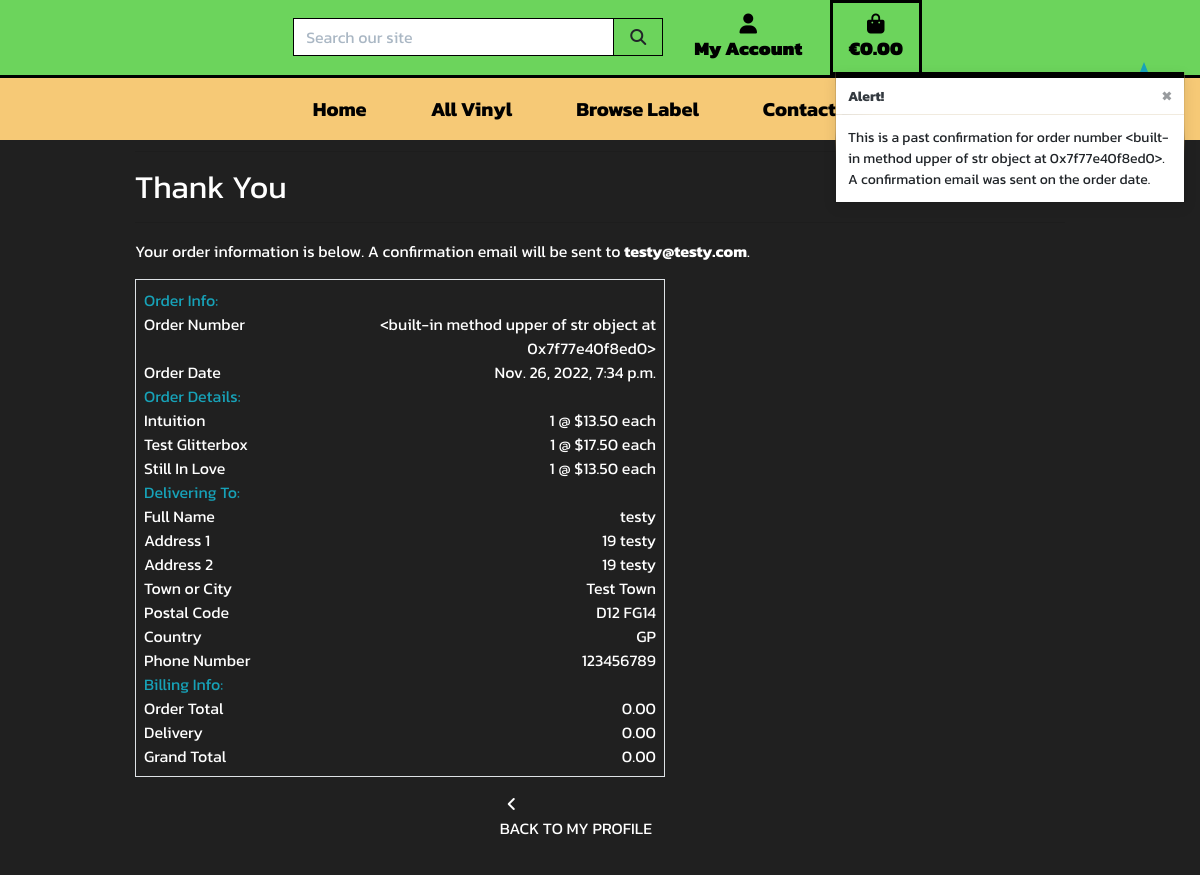
/profile/order_history/<built-in method upper of str object at 0x7f77e40f8ed0>, run on the app's committed database.
### checkout/models.py (models this page shows, shortened)
class Order(models.Model):
    order_number = models.CharField(max_length=32, null=False, editable=False)
    user_profile = models.ForeignKey(UserProfile, on_delete=models.SET_NULL,
                                     null=True, blank=True,
                                     related_name='orders'
                                     )
    full_name = models.CharField(max_length=50, null=False, blank=False)
    email = models.EmailField(max_length=254, null=False, blank=False)
    phone_number = models.CharField(max_length=20, null=False, blank=False)
    country = CountryField(blank_label='Country *', null=False, blank=False)
    town_or_city = models.CharField(max_length=40, null=False, blank=False)
    street_address1 = models.CharField(max_length=80, null=False, blank=False)
    street_address2 = models.CharField(max_length=80, null=True, blank=True)
    postcode = models.CharField(max_length=20, null=True, blank=True)
    county = models.CharField(max_length=80, null=True, blank=True)
    date = models.DateTimeField(auto_now_add=True)
    delivery_cost = models.DecimalField(
        max_digits=6, decimal_places=2, null=False, default=0
    )
    order_total = models.DecimalField(
        max_digits=10, decimal_places=2, null=False, default=0
    )
    grand_total = models.DecimalField(
        max_digits=10, decimal_places=2, null=False, default=0
    )
    original_basket = models.TextField(null=False, blank=False, default='')
    stripe_pid = models.CharField(
        max_length=254, null=False, blank=False, default=''
    )
    class Meta:
        ordering = ['-date']

class ItemCheckout(models.Model):
    order = models.ForeignKey(
        Order, null=False, blank=False, on_delete=models.CASCADE,
        related_name='itemcheckout'
    )
    record = models.ForeignKey(
        Record, null=False, blank=False, on_delete=models.CASCADE
    )
    quantity = models.IntegerField(null=False, blank=False, default=0)
    item_total = models.DecimalField(
        max_digits=6, decimal_places=2, null=False, blank=False, editable=False
    )

### products/models.py (models this page shows, shortened)
class Record(models.Model):
    label = models.ForeignKey(
        Label, null=True, blank=True, on_delete=models.SET_NULL
    )
    title = models.CharField(max_length=254)
    artist = models.CharField(max_length=254)
    price = models.DecimalField(max_digits=5, decimal_places=2)
    description = models.TextField(null=True, blank=True)
    stock_quantity = models.IntegerField(default=1)
    track_list_1 = models.TextField(default="Track")
    track_list_2 = models.TextField(default="Track")
    track_list_3 = models.TextField(default="Track")
    track_list_4 = models.TextField(default="Track")
    track_list_5 = models.TextField(default="Track")
    track_list_6 = models.TextField(default="Track")
    image_url = models.URLField(max_length=1024, null=True, blank=True)
    image = models.ImageField(null=True, blank=True)

### profiles/views.py (the view)
def order_history(request, order_number):
    order = get_object_or_404(Order, order_number=order_number)
    messages.info(request, (
        f'This is a past confirmation for order number {order_number}. '
        'A confirmation email was sent on the order date.'
    ))
    template = 'checkout/checkout_success.html'
    context = {
        'order': order,
        'from_profile': True,
    }
    return render(request, template, context)

### basket/contexts.py (called while the page is built, shortened)
def basket_contents(request):
    basket_items = []
    total = 0
    record_count = 0
    basket = request.session.get('basket', {})
    delivery = total * Decimal(settings.DELIVERY_PERCENTAGE / 100)
    grand_total = total + delivery
    context = {
        'basket_items': basket_items,
        'total': total,
        'record_count': record_count,
        'delivery': delivery,
        'grand_total': grand_total,
    }
    return context

### checkout/templates/checkout/checkout_success.html (shortened to what this page needs)
{% extends "base.html" %}
{% load static %}
{% block extra_css %}
    <link rel="stylesheet" href="{% static 'checkout/css/checkout.css' %}">
{% endblock %}
{% block page_header %}
    <div class="container header-container">
    </div>
{% endblock %}
{% block content %}
    <div class="container">
        <div class="row">
            <div class="col">
                <hr>
                <h2 class="font-weight-normal text-white">Thank You</h2>
                <hr>
                <p class="text-white">Your order information is below.
                    A confirmation email will be sent to <strong>{{ order.email }}</strong>.</p>
            </div>
        </div>
        <div class="row">
            <div class="col-12 col-lg-7">
                <div class="order-confirmation-wrapper p-2 border">
                    <div class="row">
                        <div class="col">
                            <span class="text-info">Order Info:</span>
                        </div>
                    </div>
                    <div class="row">
                        <div class="col-12 col-md-4">
                            <p class="mb-0 text-white font-weight-normal">Order Number</p>
                        </div>
                        <div class="col-12 col-md-8 text-md-right">
                            <p class="mb-0 text-white">{{ order.order_number }}</p>
                        </div>
                    </div>
                    <div class="row">
                        <div class="col-12 col-md-4">
                            <p class="mb-0 text-white font-weight-normal">Order Date</p>
                        </div>
                        <div class="col-12 col-md-8 text-md-right">
                            <p class="mb-0 text-white">{{ order.date }}</p>
                        </div>
                    </div>
                    <div class="row">
                        <div class="col">
                            <span class="text-info">Order Details:</span>
                        </div>
                    </div>
                    {% for item in order.itemcheckout.all %}
                    <div class="row">
                        <div class="col-12 col-md-4">
                            <p class="mb-0 text-white font-weight-normal">
                                {{ item.record.title }}
                            </p>
                        </div>
                        <div class="col-12 col-md-8 text-md-right">
                            <p class="mb-0 text-white" text-white>{{ item.quantity }} @ ${{ item.record.price }} each</p>
                        </div>
                    </div>
                    {% endfor %}
                    <div class="row">
                        <div class="col">
                            <span class="text-info">Delivering To:</span>
                        </div>
                    </div>
                    <div class="row">
                        <div class="col-12 col-md-4">
                            <p class="mb-0 text-white font-weight-normal">Full Name</p>
                        </div>
                        <div class="col-12 col-md-8 text-md-right">
                            <p class="mb-0 text-white">{{ order.full_name }}</p>
                        </div>
                    </div>
                    <div class="row">
                        <div class="col-12 col-md-4">
                            <p class="mb-0 text-white font-weight-normal">Address 1</p>
                        </div>
                        <div class="col-12 col-md-8 text-md-right">
                            <p class="mb-0 text-white">{{ order.street_address1 }}</p>
                        </div>
                    </div>
                    {% if order.street_address2 %}
                    <div class="row">
                        <div class="col-12 col-md-4">
                            <p class="mb-0 text-white font-weight-normal">Address 2</p>
                        </div>
                        <div class="col-12 col-md-8 text-md-right">
                            <p class="mb-0 text-white">{{ order.street_address1 }}</p>
                        </div>
                    </div>
                    {% endif %}
                    <div class="row">
                        <div class="col-12 col-md-4">
                            <p class="mb-0 text-white font-weight-normal">Town or City</p>
                        </div>
                        <div class="col-12 col-md-8 text-md-right">
                            <p class="mb-0 text-white">{{ order.town_or_city }}</p>
                        </div>
                    </div>
                    {% if order.postcode %}
                    <div class="row">
                        <div class="col-12 col-md-4">
                            <p class="mb-0 text-white font-weight-normal">Postal Code</p>
                        </div>
                        <div class="col-12 col-md-8 text-md-right">
                            <p class="mb-0 text-white">{{ order.postcode }}</p>
                        </div>
                    </div>
                    {% endif %}
                    <div class="row">
                        <div class="col-12 col-md-4">
                            <p class="mb-0 text-white font-weight-normal">Country</p>
                        </div>
                        <div class="col-12 col-md-8 text-md-right">
                            <p class="mb-0 text-white">{{ order.country }}</p>
                        </div>
                    </div>
                    <div class="row">
                        <div class="col-12 col-md-4">
                            <p class="mb-0 text-white font-weight-normal">Phone Number</p>
                        </div>
                        <div class="col-12 col-md-8 text-md-right">
                            <p class="mb-0 text-white">{{ order.phone_number }}</p>
                        </div>
                    </div>
                    <div class="row">
                        <div class="col">
                            <span class="text-info">Billing Info:</span>
                        </div>
                    </div>
                    <div class="row">
                        <div class="col-12 col-md-4">
                            <p class="mb-0 text-white font-weight-normal">Order Total</p>
                        </div>
                        <div class="col-12 col-md-8 text-md-right">
                            <p class="mb-0 text-white">{{ order.order_total }}</p>
                        </div>
                    </div>
                    <div class="row">
                        <div class="col-12 col-md-4">
                            <p class="mb-0 text-white font-weight-normal">Delivery</p>
                        </div>
                        <div class="col-12 col-md-8 text-md-right">
                            <p class="mb-0 text-white">{{ order.delivery_cost }}</p>
                        </div>
                    </div>
                    <div class="row">
                        <div class="col-12 col-md-4">
                            <p class="mb-0 text-white font-weight-normal">Grand Total</p>
                        </div>
                        <div class="col-12 col-md-8 text-md-right">
                            <p class="mb-0 text-white">{{ order.grand_total }}</p>
                        </div>
                    </div>
                </div>
            </div>
        </div>
        <div class="row">
			<div class="col-12 col-lg-7 text-right">
                {% if from_profile %}
                    <a href="{% url 'profile' %}" class="btn btn-white rounded-0 my-2">
                        <span class="icon mr-2 text-white">
                            <i class="fas fa-angle-left"></i>
                        </span>
                        <span class="text-uppercase text-white">Back to my Profile</span>
                    </a>
                {% endif %}
			</div>
		</div>
    </div>
{% endblock %}

### static/css/base.css (style rules this page uses)
html { height: 100%; }
body { font-family: Kanit, sans-serif; background: rgba(0, 0, 0, 0.874); height: calc(100vh - 164px); margin: 0; padding: 0; }
.header-container { margin-top: -2.45%; }
.icon { align-items: center; display: block; justify-content: center; height: 1.5rem; width: 1.5rem; }
@media (min-width: 1200px) { .container { max-width: 80%; } }
@media (min-width: 992px) { .header-container { padding-top: 164px; } }

### data on the page
Order: email "testy@testy.com", order_number "<built-in method upper of str object at 0x7f77e40f8ed0>", date "Nov. 26, 2022, 7:34 p.m.", full_name "testy", street_address1 "19 testy", town_or_city "Test Town", postcode "D12 FG14", country "GP", phone_number "123456789", order_total "0.00", delivery_cost "0.00", grand_total "0.00"
ItemCheckout: record "Intuition", quantity "1", record.price "13.50"
ItemCheckout: record "Test Glitterbox", quantity "1", record.price "17.50"
ItemCheckout: record "Still In Love", quantity "1", record.price "13.50"

### other printed values
{{ message }} "This is a past confirmation for order number <built-in method upper of str object at 0x7f77e40f8ed0>. A confirmation email was sent on the order date."
